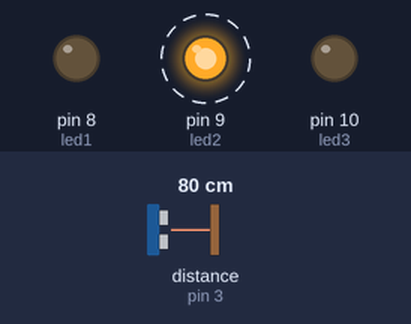
Recording of a sketch running on a simulated Arduino Uno, built with avr-gcc and run on an emulated ATmega328P. Parts: output pins drawn as LEDs (lit = HIGH). Wiring (inferred from the names in the program): ultrasonic range finder: trigger pin 2; echo pin 3. Dashed ring = blinking. The test bench sets the inputs (shaded band); at power-on: distance to the obstacle (sensor on pin 3) 80 cm. The echo pulse lasts 58.3 µs per cm; pins used as bus, display or sensor lines are not drawn.

Above: at 2.8 s.
2.9 s: distance to the obstacle (sensor on pin 3) set to 147 cm
6.4 s: distance to the obstacle (sensor on pin 3) set to 156 cm
At 9.2 s:
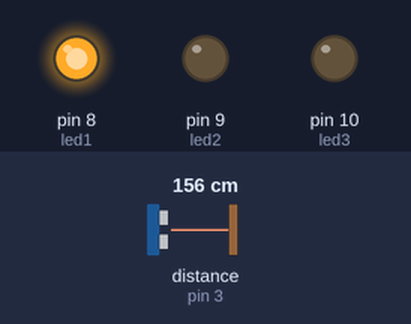
9.5 s: distance to the obstacle (sensor on pin 3) set to 2 cm
At 12.9 s:
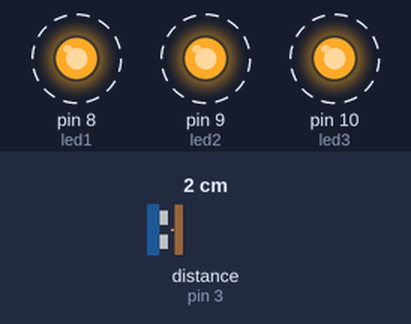
15.5 s: distance to the obstacle (sensor on pin 3) set to 60 cm
At 16.6 s:
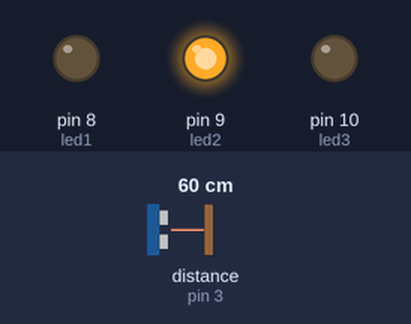
21.5 s: distance to the obstacle (sensor on pin 3) set to 54 cm
25.0 s: distance to the obstacle (sensor on pin 3) set to 49 cm
At 27.6 s:
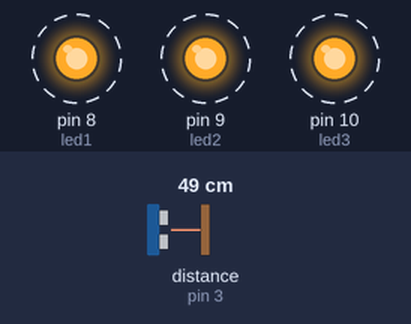
Timing chart, 0 to 32.0 s (numbered marks = the images above; inputs shaded):
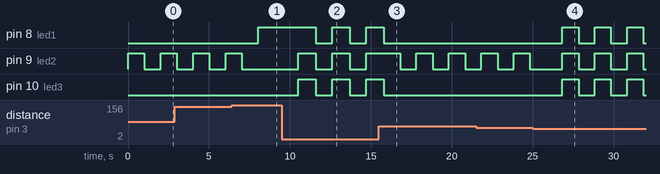

Measured:
- the behaviour switches between 152 and 153 cm on distance to the obstacle (sensor on pin 3) (found by bisection; images 0 and 1)
- the behaviour switches between 52 and 51 cm on distance to the obstacle (sensor on pin 3) (found by bisection; images 3 and 4)
- after the input at 6.4 s, pin 8 (led1): LOW → HIGH after 1.6 s; pin 9 (led2): goes on until 7.0 s, then stays LOW
- after the input at 9.5 s, pin 8 (led1): alternates HIGH for 1.1 s and LOW for 1.0 s, starting after 2.1 s; pin 9 (led2), pin 10 (led3): alternates HIGH for 1.1 s and LOW for 1.0 s, starting after 1.0 s
- after the input at 15.5 s, pin 8 (led1), pin 10 (led3): goes on until 15.8 s, then stays LOW
- after the input at 25.0 s, pin 8 (led1), pin 10 (led3): alternates HIGH for 1.0 s and LOW for 1.0 s, starting after 1.8 s
- by itself, pin 9 (led2): alternates HIGH for 1.0 s and LOW for 1.0 s

The sketch:

20127284.ino
```cpp
int trig = 2;
int echo = 3;
int piezo = 4;
int led1 = 8;
int led2 = 9;
int led3 = 10;

long getDistance(){
  digitalWrite(trig,LOW);
  delayMicroseconds(2);
  digitalWrite(trig, HIGH);
  delayMicroseconds(2);
  digitalWrite(trig,LOW);

  long duration = pulseIn(echo, HIGH);
  long distanceCm = duration * 0.034 / 2;
  return distanceCm;
}

void setup()
{
  Serial.begin(9600);
  pinMode(trig,OUTPUT);
  pinMode(echo, INPUT);
  pinMode(led1, OUTPUT);
  pinMode(led2, OUTPUT);
  pinMode(led3, OUTPUT);
}

void loop()
{
  int distanceCm = getDistance();
  if(distanceCm > 150){
  	digitalWrite(8, HIGH); //led1
    digitalWrite(9, LOW); //led2
    digitalWrite(10, LOW);//led3
    digitalWrite(4, LOW);//piezo
  }
  else if (distanceCm > 50){
  	digitalWrite(8, LOW);//led1
    digitalWrite(10, LOW);//led3
    digitalWrite(9, HIGH);//led2
    delay(1000);
    digitalWrite(9, LOW);//led2
    digitalWrite(4, HIGH);//piezo
    delay(1000);
    digitalWrite(4, LOW);//piezo

  }
  else if (distanceCm <= 50){
    digitalWrite(4, HIGH);//piezo
    delay(1000);
    digitalWrite(4, LOW);//piezo

    digitalWrite(8, HIGH); //led1
    digitalWrite(9, HIGH); //led2
    digitalWrite(10, HIGH);//led3
    delay(1000);
    digitalWrite(8, LOW); //led1
    digitalWrite(9, LOW); //led2
    digitalWrite(10, LOW);//led3
  }
  if (distanceCm < 30){
    digitalWrite(4, HIGH);//piezo

    digitalWrite(8, HIGH); //led1
    digitalWrite(9, HIGH); //led2
    digitalWrite(10, HIGH);//led3
    delay(100);
    digitalWrite(8, LOW); //led1
    digitalWrite(9, LOW); //led2
    digitalWrite(10, LOW);//led3

    }
}
```
